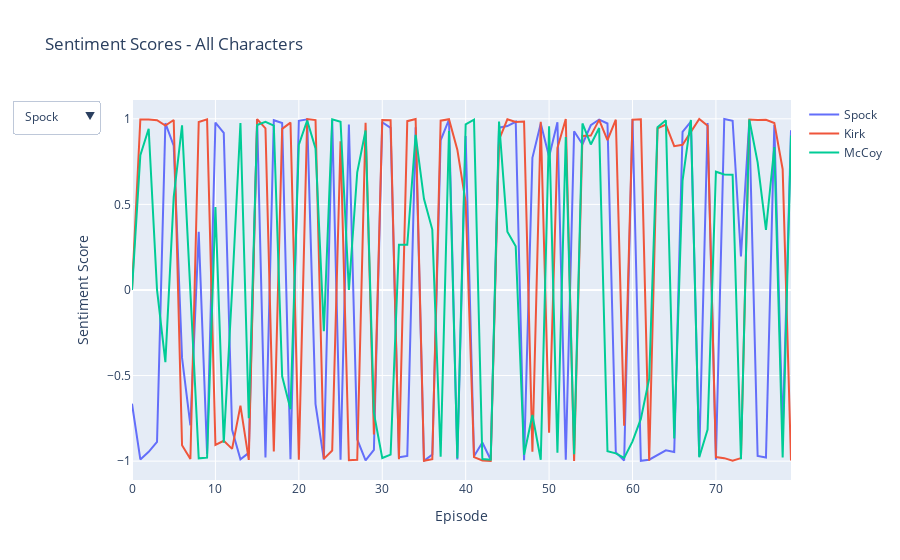

The notebook cell this image was saved under:
### Code cell
# Create traces for each character
traces = []
for column in result_df.columns:
    trace = go.Scatter(x=result_df.index, y=result_df[column], mode='lines', name=column)
    traces.append(trace)

# Create the figure
fig = go.Figure(data=traces)

# Add buttons to show/hide each character's line
buttons = []
for column in result_df.columns:
    button = dict(label=column,
                  method="update",
                  args=[{"visible": [True if col == column else False for col in result_df.columns]},
                        {"title": f"Sentiment Scores - {column}"}])
    buttons.append(button)

# Add a button to show all lines
buttons.append(dict(label="Show All",
                    method="update",
                    args=[{"visible": [True] * len(result_df.columns)},
                          {"title": "Sentiment Scores - All Characters"}]))

# Add buttons to the layout
fig.update_layout(updatemenus=[dict(buttons=buttons, direction="down", showactive=True)])

# Set layout options
fig.update_layout(title="Sentiment Scores - All Characters", xaxis_title="Episode", yaxis_title="Sentiment Score")

# Show the plot
fig.show()

### Figure 1 — Plotly figure (JSON) as saved in the notebook; plotly's stock layout.template omitted (floating-point values rounded to 4 significant figures)
{"data": [{"mode": "lines", "name": "Spock", "type": "scatter", "x": [0, 1, 2, 3, 4, 5, 6, 7, 8, 9, 10, 11, 12, 13, 14, 15, 16, 17, 18, 19, 20, 21, 22, 23, 24, 25, 26, 27, 28, 29, 30, 31, 32, 33, 34, 35, 36, 37, 38, 39, 40, 41, 42, 43, 44, 45, 46, 47, 48, 49, 50, 51, 52, 53, 54, 55, 56, 57, 58, 59, 60, 61, 62, 63, 64, 65, 66, 67, 68, 69, 70, 71, 72, 73, 74, 75, 76, 77, 78, 79], "y": [-0.6641, -0.99, -0.9457, -0.8881, 0.9743, 0.8434, -0.3969, -0.7908, 0.34, -0.9584, 0.9778, 0.9172, -0.8172, -0.989, -0.9518, 0.9979, -0.9781, 0.9916, 0.9756, -0.9895, 0.9881, 0.9967, -0.6667, -0.9908, 0.9931, -0.9924, 0.966, -0.8733, -0.9958, -0.934, 0.98, 0.9468, -0.9777, -0.9697, 0.95, -0.9984, -0.9618, 0.8746, 0.9953, -0.99, 0.8993, -0.9715, -0.8913, -0.9918, 0.9482, 0.9577, 0.9828, -0.994, 0.7718, 0.973, 0.7787, 0.9798, -0.992, 0.927, 0.8513, 0.9623, 0.9957, 0.9726, -0.9487, -0.9959, 0.9985, -0.9982, -0.9915, -0.9625, -0.9371, -0.9465, 0.9241, 0.9839, -0.9722, 0.9749, -0.992, 0.9983, 0.9884, 0.1955, 0.9861, -0.9693, -0.9787, 0.9643, -0.8361, 0.9326]}, {"mode": "lines", "name": "Kirk", "type": "scatter", "x": [0, 1, 2, 3, 4, 5, 6, 7, 8, 9, 10, 11, 12, 13, 14, 15, 16, 17, 18, 19, 20, 21, 22, 23, 24, 25, 26, 27, 28, 29, 30, 31, 32, 33, 34, 35, 36, 37, 38, 39, 40, 41, 42, 43, 44, 45, 46, 47, 48, 49, 50, 51, 52, 53, 54, 55, 56, 57, 58, 59, 60, 61, 62, 63, 64, 65, 66, 67, 68, 69, 70, 71, 72, 73, 74, 75, 76, 77, 78, 79], "y": [0, 0.9957, 0.9965, 0.9917, 0.9606, 0.9929, -0.9073, -0.9879, 0.9817, 0.9964, -0.9057, -0.881, -0.9283, -0.6756, -0.993, 0.9982, 0.9436, -0.9441, 0.9414, 0.9778, -0.9921, 0.9983, 0.9925, -0.9866, -0.9376, 0.8685, -0.9948, -0.9919, 0.9762, -0.8448, 0.9925, 0.992, -0.989, 0.9862, 0.9984, -0.9976, -0.9884, 0.9889, 0.9978, 0.8199, 0.5132, -0.9765, -0.9958, -0.9992, 0.8779, 0.9971, 0.9812, 0.9844, -0.945, 0.9823, -0.8344, 0.8294, 0.9987, -0.9992, 0.9, 0.9017, 0.9938, 0.8747, 0.9946, -0.7925, 0.9949, 0.9975, -0.9975, 0.9437, 0.9663, 0.8403, 0.8485, 0.9277, 0.9988, 0.9593, -0.976, -0.9826, -0.9977, -0.9822, 0.9962, 0.9934, 0.9939, 0.9758, 0.7055, -0.9968]}, {"mode": "lines", "name": "McCoy", "type": "scatter", "x": [0, 1, 2, 3, 4, 5, 6, 7, 8, 9, 10, 11, 12, 13, 14, 15, 16, 17, 18, 19, 20, 21, 22, 23, 24, 25, 26, 27, 28, 29, 30, 31, 32, 33, 34, 35, 36, 37, 38, 39, 40, 41, 42, 43, 44, 45, 46, 47, 48, 49, 50, 51, 52, 53, 54, 55, 56, 57, 58, 59, 60, 61, 62, 63, 64, 65, 66, 67, 68, 69, 70, 71, 72, 73, 74, 75, 76, 77, 78, 79], "y": [0, 0.7874, 0.9415, 0, -0.4213, 0.5422, 0.9617, 0, -0.9835, -0.9797, 0.485, -0.8928, 0, 0.975, -0.7495, 0.9639, 0.9828, 0.9604, -0.504, -0.6966, 0.8485, 0.9903, 0.827, -0.2412, 0.9969, 0.9826, 0, 0.6874, 0.9314, -0.7192, -0.9818, -0.9623, 0.264, 0.264, 0.9062, 0.5324, 0.3527, -0.9748, 0.9286, -0.9829, 0.9671, 0.9953, -0.9875, -0.992, 0.9837, 0.3408, 0.2549, -0.9626, -0.7306, -0.992, 0.9564, -0.9514, 0.8933, -0.959, 0.9727, 0.85, 0.9463, -0.942, -0.9545, -0.9811, -0.8845, -0.7533, -0.5184, 0.9504, 0.992, -0.8676, 0.639, 0.9932, -0.9769, -0.8156, 0.6908, 0.6743, 0.6728, -0.989, 0.9955, 0.7456, 0.3504, 0.8351, -0.979, 0.9017]}], "layout": {"title": {"text": "Sentiment Scores - All Characters"}, "updatemenus": [{"buttons": [{"args": [{"visible": [true, false, false]}, {"title": "Sentiment Scores - Spock"}], "label": "Spock", "method": "update"}, {"args": [{"visible": [false, true, false]}, {"title": "Sentiment Scores - Kirk"}], "label": "Kirk", "method": "update"}, {"args": [{"visible": [false, false, true]}, {"title": "Sentiment Scores - McCoy"}], "label": "McCoy", "method": "update"}, {"args": [{"visible": [true, true, true]}, {"title": "Sentiment Scores - All Characters"}], "label": "Show All", "method": "update"}], "direction": "down", "showactive": true}], "xaxis": {"title": {"text": "Episode"}}, "yaxis": {"title": {"text": "Sentiment Score"}}}}
